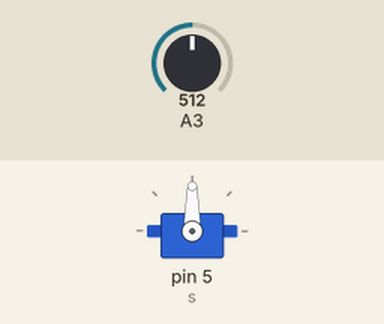
Simulated run of this sketch. Board: Arduino Uno, built with avr-gcc and run on an emulated ATmega328P. Parts: servo. The inputs (shaded band) are chosen by the test bench; at power-on: A3 = 512.

Above: at 1.2 s.
1.3 s: A3 set to 716
At 1.9 s:
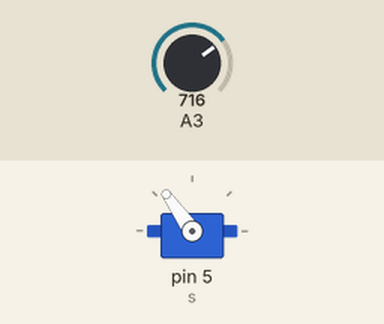
2.8 s: A3 set to 900
At 4.0 s:
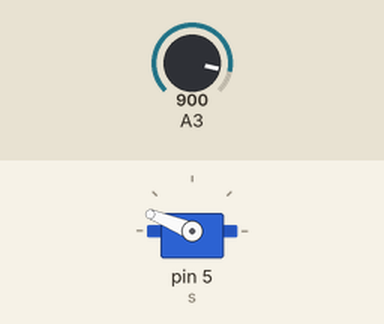
4.3 s: A3 set to 1023
At 5.4 s:
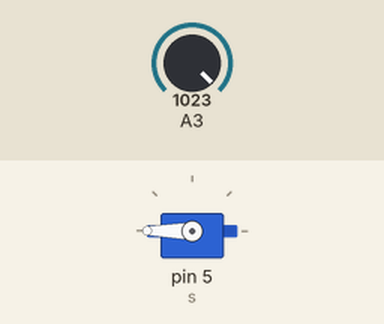
5.8 s: A3 set to 306
At 6.5 s:
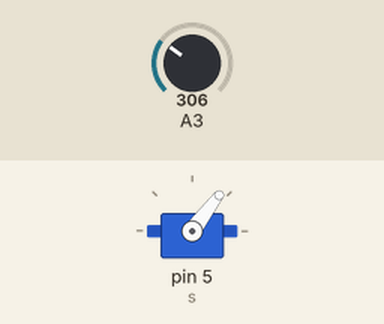
7.3 s: A3 set to 122
At 7.6 s:
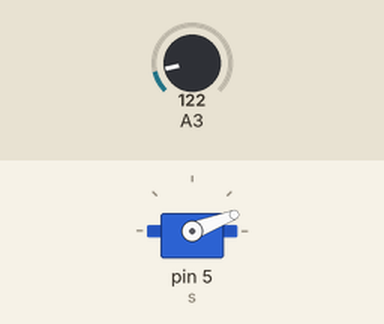
Timing chart, 0 to 9.8 s (numbered marks = the images above; inputs shaded):
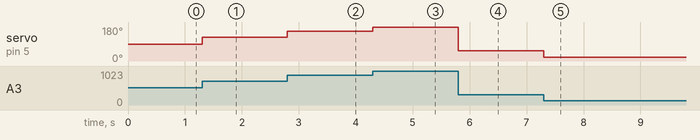

Measured:
- after the input at 1.3 s, servo on pin 5 (s): 90° → 125° at once
- after the input at 2.8 s, servo on pin 5 (s): 125° → 158° at once
- after the input at 4.3 s, servo on pin 5 (s): 158° → 180° at once
- after the input at 5.8 s, servo on pin 5 (s): 180° → 53° at once
- after the input at 7.3 s, servo on pin 5 (s): 53° → 21° at once

The sketch:

ptato_but_working_water_lvl.ino
```cpp
#include <Servo.h>

Servo s;
int out;
int PIN;

void setup() {
  pinMode(A3,INPUT);
  Serial.begin(9600);
  s.attach(5);
}


void loop() {

  PIN = analogRead(A3);
  out = map( PIN , 0 , 1023 , 0 , 180 );
  s.write(out);
}
```
